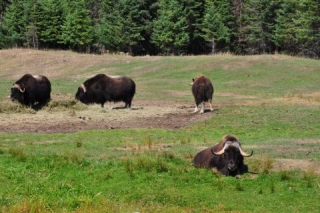
//> input picture opencv_cpp/chapter4/group.jpg, 320 x 213 px
$ ./segment   (built with g++ and OpenCV 4)
//> lines starting //> are read from the running program, lines starting //| are printed output that depends on the picture; after the words box and inside, x2 and y2 are one past the last pixel; in counts of white or black regions, pixels touching at a corner belong together
### opencv_cpp/chapter5/watershedSegmentation.h
// [17 lines of licence text are left out]

#if !defined WATERSHS
#define WATERSHS

#include <opencv2/core.hpp>
#include <opencv2/imgproc.hpp>

class WatershedSegmenter {

private:

	cv::Mat markers;

public:

	void setMarkers(const cv::Mat& markerImage) {

		// Convert to image of ints
		markerImage.convertTo(markers, CV_32S);
	}

	cv::Mat process(const cv::Mat& image) {

		// Apply watershed
		cv::watershed(image, markers);

		return markers;
	}

	// Return result in the form of an image
	cv::Mat getSegmentation() {

		cv::Mat tmp;
		// all segment with label higher than 255
		// will be assigned value 255
		markers.convertTo(tmp, CV_8U);

		return tmp;
	}

	// Return watershed in the form of an image
	cv::Mat getWatersheds() {

		cv::Mat tmp;
		markers.convertTo(tmp, CV_8U, 255, 255);

		return tmp;
	}
};


#endif

### opencv_cpp/chapter5/segment.cpp
#include <iostream>
#include <opencv2/core.hpp>
#include <opencv2/highgui.hpp>
#include <opencv2/imgproc.hpp>
#include "watershedSegmentation.h"

using namespace std;
using namespace cv;

int main()
{
	Mat image = imread("group.jpg");
//> image is the input picture: 213 rows x 320 cols, CV_8UC3; mean B, G, R 69.4, 113.7, 107.3
	if (!image.data)
		return 0;


	namedWindow("Original Image");
	imshow("Original Image", image);

	Mat binary;
	binary = imread("binary.bmp", 0);
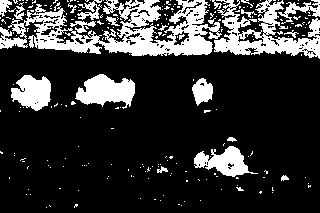
//> input picture opencv_cpp/chapter4/binary.bmp, 320 x 213 px
//> binary: 213 rows x 320 cols, CV_8UC1; 20.7% white; 230 white regions (208 under 20 px), largest, box (x1, y1, x2, y2) and area: (0, 0, 222, 56) 5711, (214, 0, 320, 59) 2737, (75, 74, 135, 109) 1306

	namedWindow("Binary Image");
	imshow("Binary Image", binary);

	Mat fg;
	erode(binary, fg, Mat(), Point(-1, -1), 4);
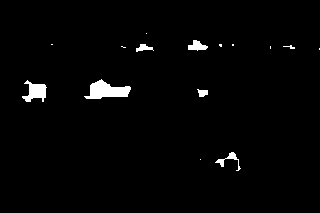
//> fg: 213 rows x 320 cols, CV_8UC1; 1.9% white; 15 white regions (8 under 20 px), largest, box (x1, y1, x2, y2) and area: (84, 79, 131, 99) 536, (22, 80, 47, 102) 306, (188, 40, 208, 51) 131

	namedWindow("Foreground Image");
	imshow("Foreground Image", fg);

	Mat bg;
	dilate(binary, bg, Mat(), Point(-1, -1), 4);
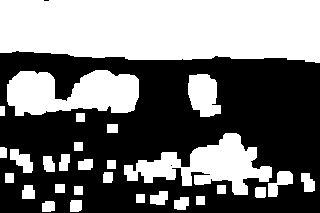
//> bg: 213 rows x 320 cols, CV_8UC1; 46% white; 29 white regions, largest, box (x1, y1, x2, y2) and area: (0, 0, 320, 63) 18420, (7, 70, 139, 116) 4412, (124, 133, 272, 195) 4094
	threshold(bg, bg, 1, 128, THRESH_BINARY_INV);

	namedWindow("Background Image");
	imshow("Background Image", bg);

	Mat markers(binary.size(), CV_8U, Scalar(0));
	markers = fg + bg;
	namedWindow("Markers");
	imshow("Markers", markers);


	WatershedSegmenter segmenter;

	segmenter.setMarkers(markers);
//> in setMarkers, `markerImage.convertTo(markers, CV_32S);`:
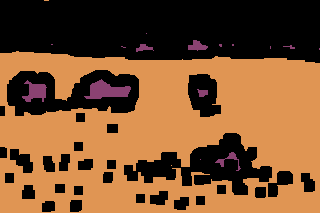
//> markers: 213 rows x 320 cols, CV_32SC1; 3 distinct labels, from 0 to 255; one colour per label, 0 black

	segmenter.process(image);
//> in process, `cv::watershed(image, markers);`:
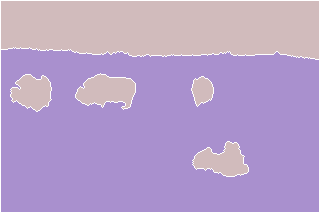
//> markers: 213 rows x 320 cols, CV_32SC1; 3 distinct labels, from -1 to 255; one colour per label, 0 black, -1 white

	namedWindow("Segmentation");
	imshow("Segmentation", segmenter.getSegmentation());
//> in getSegmentation, `markers.convertTo(tmp, CV_8U);`:
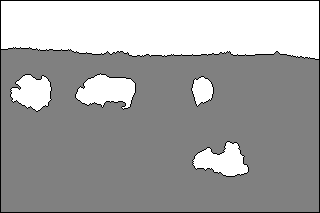
//> tmp: 213 rows x 320 cols, CV_8UC1; min 0, max 255, mean 162.6

	namedWindow("Watersheds");
	imshow("Watersheds", segmenter.getWatersheds());
//> in getWatersheds, `markers.convertTo(tmp, CV_8U, 255, 255);`:
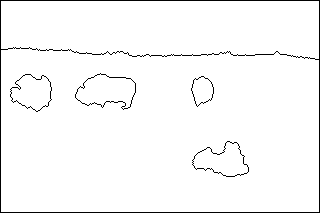
//> tmp: 213 rows x 320 cols, CV_8UC1; 97.2% white; black in thin lines or dots

	image = imread("tower.jpg");
//> tower.jpg cannot be read in this run, so this picture is empty

	Mat imageMask(image.size(), CV_8U, Scalar(0));
	rectangle(imageMask, Point(image.cols / 2 - 10, image.rows / 2 - 10),
		Point(image.cols / 2 + 10, image.rows / 2 + 10), Scalar(1),10);

	segmenter.setMarkers(imageMask);
//> (the run ends here: the program stops with an error, at `cv::watershed(image, markers);`)
